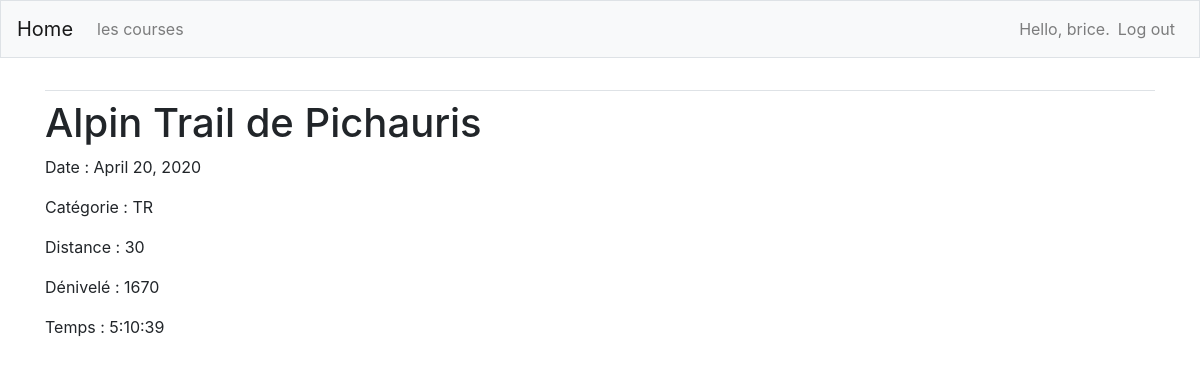
Page /races/1/ (signed in) on the earlier database version.
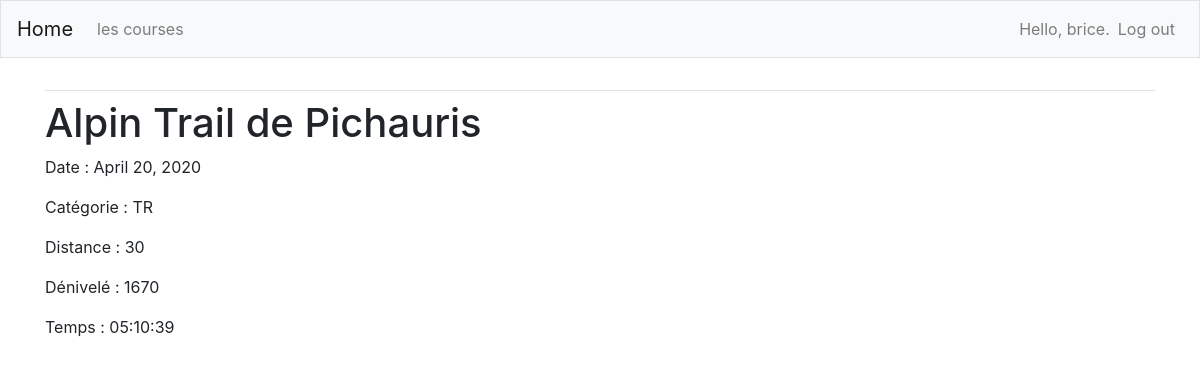
Same page on the later database version.
### races/models.py (models this page shows, shortened)
class Race(models.Model):
    name = models.CharField(max_length = 100)
    date = models.DateField(default=date.today())
    category = models.CharField(max_length = 50)
    class category(models.TextChoices):
        TRAIL = 'TR', _('Trail')
        ULTRA = 'UL', _('Ultra')
        MARATHON = 'MA', _('Marathon')
        SEMI = 'SE', _('Semi')
        AUTRE = 'AU', _('Autre')
    category = models.CharField(
        max_length=2,
        choices = category.choices,
        default = category.TRAIL,
    )
    distance = models.SmallIntegerField()
    deniv = models.SmallIntegerField()
    time = models.CharField(max_length = 8)
    date_added = models.DateTimeField(auto_now_add = True)

### races/views.py (the view)
# urls.py: path('<int:race_id>/', views.detail, name='detail'),
@login_required
def detail(request, race_id):
    race = get_object_or_404(Race, pk = race_id)
    return render(request, 'races/detail.html', {'race': race})

### races/templates/races/detail.html (shortened to what this page needs)
{% extends "races/base.html" %}
{% block content %}
<h1>{{ race.name }}</h1>
<p>Date : {{ race.date }}</p>
<p>Catégorie : {{ race.category }}</p>
<p>Distance : {{ race.distance }}</p>
<p>Dénivelé : {{ race.deniv }}</p>
<p>Temps : {{ race.time }}</p>
{% endblock content %}

Differences in the rows shown:
changed Race "Alpin Trail de Pichauris": time "5:10:39" → "05:10:39"
